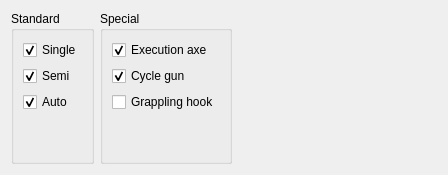
                    <widget class="QWidget" name="widget">
                     <attribute name="title">
                      <string>Weapons</string>
                     </attribute>
                     <layout class="QHBoxLayout" name="horizontalLayout_35">
                      <item>
                       <widget class="QGroupBox" name="groupBox_37">
                        <property name="title">
                         <string>Standard</string>
                        </property>
                        <property name="flat">
                         <bool>false</bool>
                        </property>
                        <layout class="QVBoxLayout" name="verticalLayout_54">
                         <item>
                          <widget class="QCheckBox" name="checkBox_75">
                           <property name="text">
                            <string>Single</string>
                           </property>
                           <property name="checked">
                            <bool>true</bool>
                           </property>
                          </widget>
                         </item>
                         <item>
                          <widget class="QCheckBox" name="checkBox_76">
                           <property name="text">
                            <string>Semi</string>
                           </property>
                           <property name="checked">
                            <bool>true</bool>
                           </property>
                          </widget>
                         </item>
                         <item>
                          <widget class="QCheckBox" name="checkBox_77">
                           <property name="text">
                            <string>Auto</string>
                           </property>
                           <property name="checked">
                            <bool>true</bool>
                           </property>
                          </widget>
                         </item>
                         <item>
                          <spacer name="verticalSpacer_30">
                           <property name="orientation">
                            <enum>Qt::Vertical</enum>
                           </property>
                           <property name="sizeHint" stdset="0">
                            <size>
                             <width>20</width>
                             <height>40</height>
                            </size>
                           </property>
                          </spacer>
                         </item>
                        </layout>
                       </widget>
                      </item>
                      <item>
                       <widget class="QGroupBox" name="groupBox_38">
                        <property name="title">
                         <string>Special</string>
                        </property>
                        <property name="flat">
                         <bool>false</bool>
                        </property>
                        <layout class="QVBoxLayout" name="verticalLayout_55">
                         <item>
                          <widget class="QCheckBox" name="checkBox_78">
                           <property name="text">
                            <string>Execution axe</string>
                           </property>
                           <property name="checked">
                            <bool>true</bool>
                           </property>
                          </widget>
                         </item>
                         <item>
                          <widget class="QCheckBox" name="checkBox_79">
                           <property name="text">
                            <string>Cycle gun</string>
                           </property>
                           <property name="checked">
                            <bool>true</bool>
                           </property>
                          </widget>
                         </item>
                         <item>
                          <widget class="QCheckBox" name="checkBox_80">
                           <property name="text">
                            <string>Grappling hook</string>
                           </property>
                          </widget>
                         </item>
                         <item>
                          <spacer name="verticalSpacer_31">
                           <property name="orientation">
                            <enum>Qt::Vertical</enum>
                           </property>
                           <property name="sizeHint" stdset="0">
                            <size>
                             <width>20</width>
                             <height>40</height>
                            </size>
                           </property>
                          </spacer>
                         </item>
                        </layout>
                       </widget>
                      </item>
                      <item>
                       <spacer name="horizontalSpacer_28">
                        <property name="orientation">
                         <enum>Qt::Horizontal</enum>
                        </property>
                        <property name="sizeHint" stdset="0">
                         <size>
                          <width>205</width>
                          <height>20</height>
                         </size>
                        </property>
                       </spacer>
                      </item>
                     </layout>
                    </widget>
